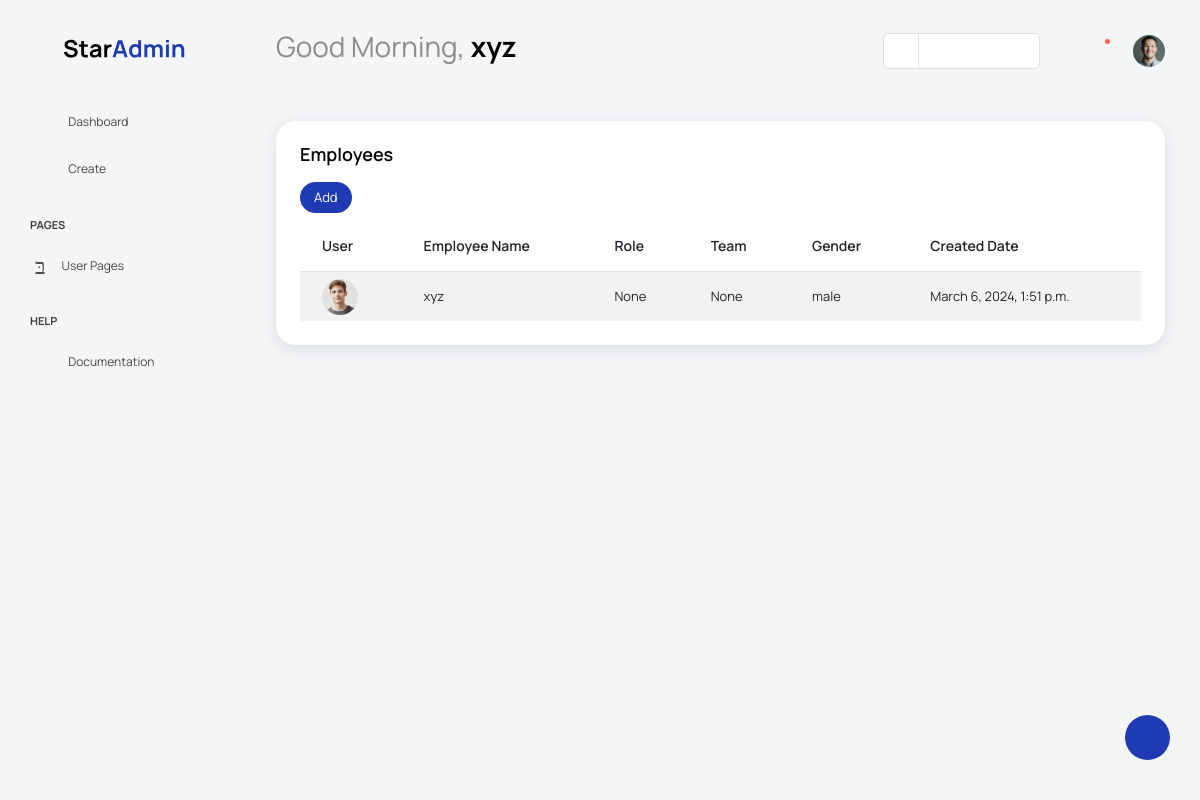
Page /employees/ (signed in) on the committed database.
### employees/models.py (models this page shows, shortened)
class Employee(models.Model):
    employee_name = models.CharField(max_length=100)
    age = models.IntegerField(null=True,blank=True,default=0)
    dob = models.DateField(null=True, blank=True)
    gender = models.CharField(max_length=100,)
    address = models.CharField(max_length=100,null=True,blank=True)
    country = models.CharField(max_length=100,null=True,blank=True )
    state = models.CharField(max_length=100,null=True,blank=True)
    city = models.CharField(max_length=100,null=True,blank=True)
    pincode = models.CharField(max_length=100,null=True,blank=True )
    phone_no = models.BigIntegerField(null=True,blank=True)
    role = models.ForeignKey(Role, on_delete=models.SET_NULL, null=True, blank=True)
    team = models.ForeignKey(Team, on_delete=models.SET_NULL, null=True, blank=True)
    profile_img = models.ImageField(upload_to='employees/profile_images/',null=True,blank=True)
    email = models.EmailField(null=True,blank=True)
    username = models.CharField(max_length=100, null=True,blank=True)
    password = models.CharField(max_length=100, null=True,blank=True)
    access = models.ForeignKey(User,null=True,on_delete=models.SET_NULL,blank=True)
    created_at = models.DateTimeField(auto_now_add=True,null=True)

### employees/views.py (the view)
# urls.py: path("", views.employees, name="employees"),
def employees(request):
    records  = Employee.objects.all()
    return render(request,"employees.html",{'records': records})

### employees/templates/employees.html (shortened to what this page needs)
{% extends 'index.html' %}
{% load static %}
{% block main-content %}
<div class="main-panel">
  <div class="content-wrapper">
    <div class="row">
      <div class="col-lg-12 grid-margin stretch-card">
        <div class="card">
          <div class="card-body">
            <h4 class="card-title">Employees</h4>
            <p class="card-description">
            <div class="mt-3">
              <a type="submit" class="btn btn-block btn-primary btn-sm font-weight-medium auth-form-btn"
                href="{% url 'employeeform' %}">Add</a>
            </div>
            </p>
            <div class="table-responsive">
              <table class="table table-striped table-hover">
                <thead>
                  <tr>
                    <th>User</th>
                    <th>
                      Employee Name
                    </th>
                    <th>
                      Role
                    </th>
                    <th>
                      Team
                    </th>
                    <th>
                      Gender
                    </th>
                    <th>
                      Created Date
                    </th>
                  </tr>
                </thead>
                <tbody>
                  {% if records %}
                  {% for record in records %}
                  <tr  data-href="{% url 'viewrecord' record.id %}">
                    <td class="py-1">
                      <img src="{% static 'images/faces/face1.jpg' %}" alt="image" />
                    </td>
                    <td>
                      {{ record.employee_name }}
                    </td>
                    <td>
                      {{ record.role }}
                    </td>
                    <td>
                      {{ record.team }}
                    </td>
                    <td>
                      {{ record.gender }}
                    </td>
                    <td>
                      {{ record.created_at }}
                    </td>
                  </tr>
                  {% endfor %}
                  {% endif %}
                </tbody>
              </table>
            </div>
          </div>
        </div>
      </div>
    </div>
  </div>
</div>
{% endblock %}

### base/templates/index.html (shortened to what this page needs)
<!DOCTYPE html>
<html lang="en">
{% load static %}
<head>
  <link rel="stylesheet" href="{% static 'vendors/feather/feather.css' %}">
  <link rel="stylesheet" href="{% static 'vendors/mdi/css/materialdesignicons.min.css' %}">
  <link rel="stylesheet" href="{% static 'vendors/ti-icons/css/themify-icons.css' %}">
  <link rel="stylesheet" href="{% static 'vendors/typicons/typicons.css' %}">
  <link rel="stylesheet" href="{% static 'vendors/simple-line-icons/css/simple-line-icons.css' %}">
  <link rel="stylesheet" href="{% static 'vendors/css/vendor.bundle.base.css' %}">
  <link rel="stylesheet" href="{% static 'vendors/datatables.net-bs4/dataTables.bootstrap4.css' %}">
  <link rel="stylesheet" href="{% static 'js/select.dataTables.min.css' %}">
  <link rel="stylesheet" href="{% static 'css/vertical-layout-light/style.css' %}">
</head>
<body>
  {% if user.is_authenticated %}
  <div class="container-scroller">
    <nav class="navbar default-layout col-lg-12 col-12 p-0 fixed-top d-flex align-items-top flex-row">
      <div class="text-center navbar-brand-wrapper d-flex align-items-center justify-content-start">
        <div class="me-3">
          <button class="navbar-toggler navbar-toggler align-self-center" type="button" data-bs-toggle="minimize">
            <span class="icon-menu"></span>
          </button>
        </div>
        <div>
          <a class="navbar-brand brand-logo" href="index.html">
            <img src="{% static 'images/logo.svg' %}" alt="logo" />
          </a>
        </div>
      </div>
      <div class="navbar-menu-wrapper d-flex align-items-top">
        <ul class="navbar-nav">
          <li class="nav-item font-weight-semibold d-none d-lg-block ms-0">
            <h1 class="welcome-text">Good Morning, <span class="text-black fw-bold">{{ user }}</span></h1>
          </li>
        </ul>
        <ul class="navbar-nav ms-auto">
          <li class="nav-item d-none d-lg-block">
            <div id="datepicker-popup" class="input-group date datepicker navbar-date-picker">
              <span class="input-group-addon input-group-prepend border-right">
                <span class="icon-calendar input-group-text calendar-icon"></span>
              </span>
              <input type="text" class="form-control">
            </div>
          </li>
          <li class="nav-item dropdown">
            <a class="nav-link count-indicator" id="notificationDropdown" href="#" data-bs-toggle="dropdown">
              <i class="icon-mail icon-lg"></i>
            </a>
          </li>
          <li class="nav-item dropdown">
            <a class="nav-link count-indicator" id="countDropdown" href="#" data-bs-toggle="dropdown"
              aria-expanded="false">
              <i class="icon-bell"></i>
              <span class="count"></span>
            </a>
          </li>
          <li class="nav-item dropdown d-none d-lg-block user-dropdown">
            <a class="nav-link" id="UserDropdown" href="#" data-bs-toggle="dropdown" aria-expanded="false">
              <img class="img-xs rounded-circle" src="{% static 'images/faces/face8.jpg' %}" alt="Profile image"> </a>
          </li>
        </ul>
      </div>
    </nav>
    <div class="container-fluid page-body-wrapper">
      <div class="theme-setting-wrapper">
        <div id="settings-trigger"><i class="ti-settings"></i></div>
      </div>
      <nav class="sidebar sidebar-offcanvas" id="sidebar">
        <ul class="nav">
          <li class="nav-item">
            <a class="nav-link" href="{% url 'dashboard' %}">
              <i class="mdi mdi-grid-large menu-icon"></i>
              <span class="menu-title">Dashboard</span>
            </a>
          </li>
          <li class="nav-item">
            <a class="nav-link" data-bs-toggle="collapse" href="#tables" aria-expanded="false" aria-controls="tables">
              <i class="menu-icon mdi mdi-table"></i>
              <span class="menu-title">Create</span>
              <i class="menu-arrow"></i>
            </a>
          </li>
          <li class="nav-item nav-category">pages</li>
          <li class="nav-item">
            <a class="nav-link" data-bs-toggle="collapse" href="#auth" aria-expanded="false" aria-controls="auth">
              <i class="menu-icon mdi mdi-account-circle-outline"></i>
              <span class="menu-title">User Pages</span>
              <i class="menu-arrow"></i>
            </a>
          </li>
          <li class="nav-item nav-category">help</li>
          <li class="nav-item">
            <a class="nav-link" href="http://bootstrapdash.com/demo/star-admin2-free/docs/documentation.html">
              <i class="menu-icon mdi mdi-file-document"></i>
              <span class="menu-title">Documentation</span>
            </a>
          </li>
        </ul>
      </nav>
      {% block main-content %}
      {% endblock %}
    </div>
  </div>
  {% else %}
  {% include 'login.html' %}
  {% endif %}
</body>
</html>

### rows in the picture
Employee: employee_name "xyz", role "None", team "None", gender "male", created_at "March 6, 2024, 1:51 p.m."

### other values in the picture
{{ user }} "xyz"
